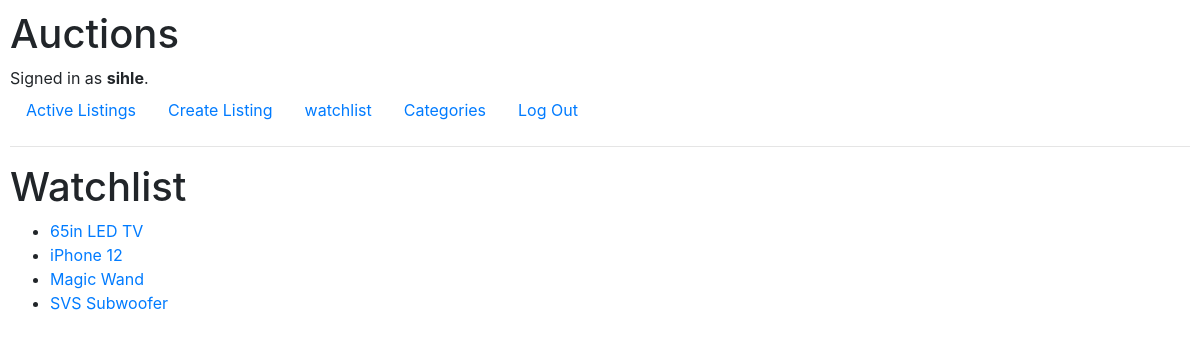
The page /watchlist (signed in) on the database as committed earlier.
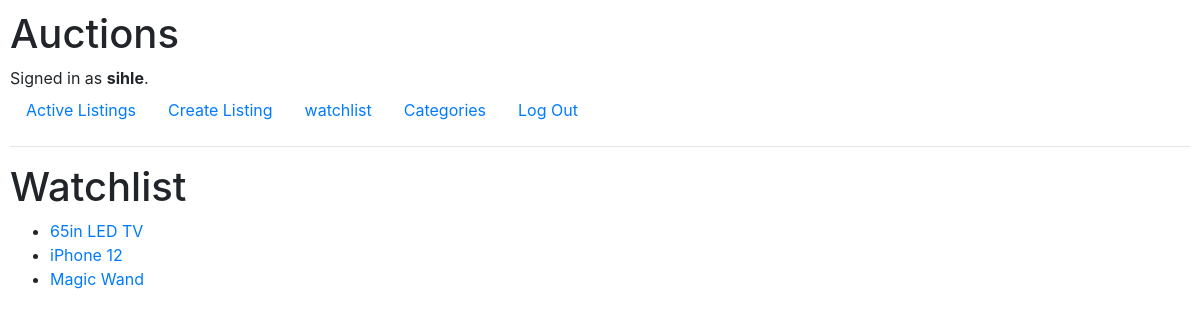
The same page on the database as committed later.
### auctions/models.py (models this page shows, shortened)
class Watchlist(models.Model):
    listing = models.ForeignKey(Listing, on_delete=models.CASCADE, related_name="watched")
    user = models.ForeignKey(User, on_delete=models.CASCADE, related_name="wishes")
    status = models.BooleanField(default=False)

class Listing(models.Model):
    title = models.CharField(max_length= 30)
    description = models.CharField(max_length= 200)
    creator = models.ForeignKey(User, on_delete=models.CASCADE, related_name="user", null=True)
    bid = models.ManyToManyField("Bid", related_name="current_bid", null=True)
    bidders = models.ManyToManyField(User, blank=True, related_name="buyers")
    pub_date = models.DateField(default=date.today)
    mod_date = models.DateField(default=date.today)
    comments = models.ManyToManyField("Comment", related_name="listing_comments", null=True, blank=True)
    category = models.ManyToManyField("Category", related_name="listing_category", null=True)
    active = models.BooleanField(default=True)

### auctions/views.py (the view)
# urls.py: path("watchlist", views.watchlist_view, name="watchlist"),
def watchlist_view(request):
    current_user = request.user
    print(f"current user: {current_user.id}")
    return render(request, "auctions/watchlist.html", {"items": Watchlist.objects.filter(user_id=current_user)})
    pass

### auctions/templates/auctions/watchlist.html
{% extends "auctions/layout.html" %}
{% block body %}
    <h1>Watchlist</h1>
    <div>
        <ul>
            {% for item in items %}
                <li><a href="listings/{{item.listing.id}}">{{item.listing.title}}</a></li>
            {% empty %}
            <li> No listings added yet</li>
            {% endfor %}
        </ul>
    </div>
{% endblock %}

Rows that differ between the two databases and show on the page:
removed Watchlist: listing "SVS Subwoofer"
